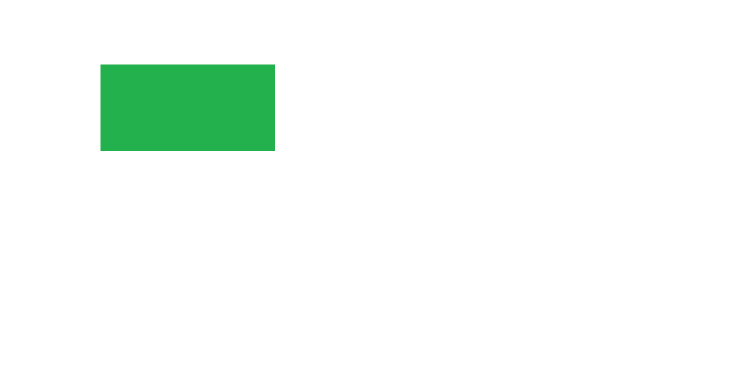
#> input picture images/green_rect.png, 1500 x 750 px (shown at 1/2 size)
$ python task_3.py
#> lines starting #> are read from the running program, lines starting #| are printed output that depends on the picture
#За допомогою бібліотеки OpenCV об'єднати зображення green_rect.png i blue_triangle щоб фінальний результат виглядав як example.png.

import cv2
import numpy as np

green_rect = cv2.imread('images/green_rect.png', 1)
#> green_rect is the input picture: shape (750, 1500, 3); mean B, G, R 245.4, 250.8, 243.1
cv2.imshow('Result', green_rect)
cv2.waitKey(1000)

blue_triangle = cv2.imread('images/blue_triangle.png', 1)
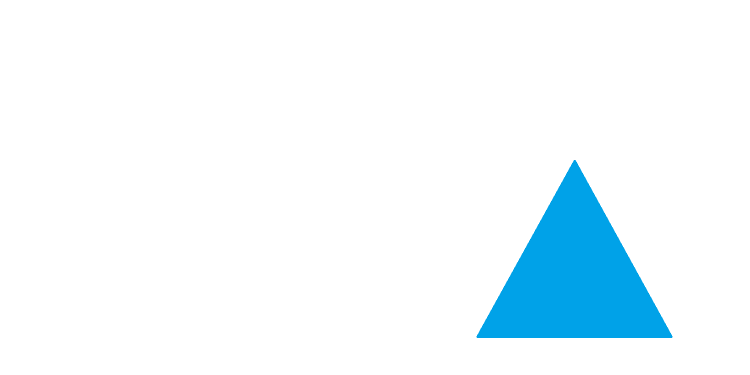
#> input picture images/blue_triangle.png, 1500 x 750 px (shown at 1/2 size)
#> blue_triangle is the input picture: shape (750, 1500, 3); mean B, G, R 253.5, 249.1, 238.9
cv2.imshow('Result', blue_triangle)
cv2.waitKey(1000)

#result_image = cv2.addWeighted (green_rect, 0.5,blue_triangle, 0.5, 0)

result_image = cv2.bitwise_and(green_rect, blue_triangle, mask = None)
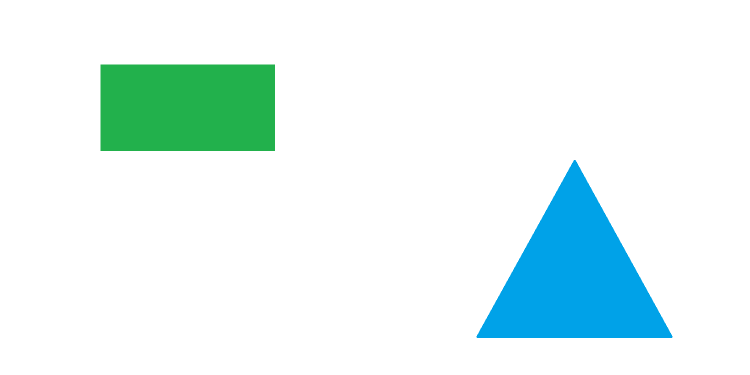
#> result_image: shape (750, 1500, 3) (shown at 1/2 size); mean B, G, R 243.9, 245, 227.1

cv2.imshow('Merged_image', result_image)
cv2.waitKey(3000)
cv2.destroyAllWindows()
